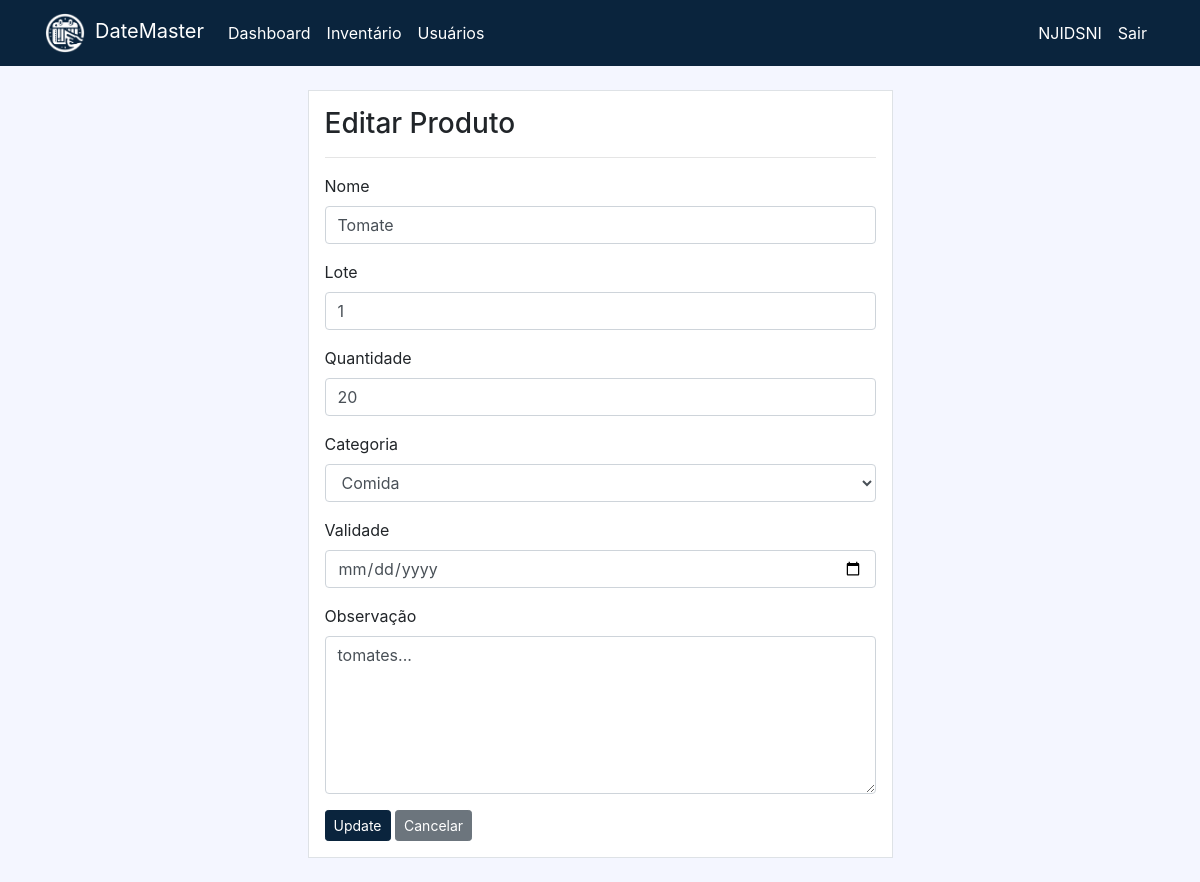
Page /product/update/3/ (signed in) on the committed database.
### dashboard/models.py (models this page shows, shortened)
class Product(models.Model):
    name = models.CharField(max_length=100, null=True, blank=True)
    lot = models.CharField(max_length=20, null=True, blank=True)
    category = models.CharField(max_length=20, choices=CATEGORY, null=True, blank=True)
    quantity = models.PositiveIntegerField(null=False, blank=True)
    expiration_date = models.DateField(null=True, blank=True)
    observation = models.TextField(null=True, blank=True)

### dashboard/views.py (the view)
# urls.py: path('product/update/<int:pk>/', views.product_update, name='dashboard-product-update'),
@login_required
def product_update(request, pk):
    item = Product.objects.get(id=pk)
    if request.method == 'POST':
        form = ProductForm(request.POST, instance=item)
        if form.is_valid():
            form.save()
            return redirect('dashboard-product')
    else:
        form = ProductForm(instance=item)
    context = {
        'form': form,
    }
    return render(request, 'dashboard/product_update.html', context)

### dashboard/forms.py
class ProductForm(forms.ModelForm):
    class Meta:
        model = Product
        fields = ('name', 'lot', 'quantity', 'category', 'expiration_date', 'observation')
        labels = {
            'name': 'Nome',
            'lot': 'Lote',
            'quantity': 'Quantidade',
            'category': 'Categoria',
            'expiration_date': 'Validade',
            'observation': 'Observação',
        }
        widgets = {
            'expiration_date': forms.DateInput(attrs={'type': 'date'}),
            'observation': forms.Textarea(attrs={'rows': 6, 'cols': 15}),
        }

### templates/dashboard/product_update.html (shortened to what this page needs)
{% extends 'partials/base.html' %}
{% load crispy_forms_tags %}
{% block content %}
<div class="row my-4">
    <div class="col-md-6 offset-md-3">
        <div class="border p-3 bg-white">
            <h3>Editar Produto</h3>
            <hr>
            <form method="POST">
                {{ form | crispy}}
                <input class="btn btn-info btn-sm" type="submit" value="Update">
                <a class="btn btn-secondary btn-sm" href="{% url 'dashboard-product' %}">Cancelar</a>
            </form>
        </div>
    </div>
</div>
{% endblock %}

### templates/partials/nav.html (shortened to what this page needs)
<nav class="navbar navbar-expand-lg navbar-info bg-info color-custom">
    {% if user.is_authenticated %}
  <div class="container">
    <a class="navbar-brand text-white" href="{% url 'dashboard-index' %}"><img src="/media/site/logo_white.png" width="40" height="40" style="margin-right: 10px;">DateMaster</a>
    <div class="collapse navbar-collapse" id="navbarSupportedContent">
        {% if user.is_authenticated and user.is_staff and user.is_superuser %}
        <ul class="navbar-nav mr-auto">
            <li class="nav-item active">
                <a class="nav-link text-white" href="{% url 'dashboard-index' %}">Dashboard </a>
            </li>
			<li class="nav-item active">
                <a class="nav-link text-white" href="{% url 'dashboard-product' %}">Inventário </a>
            </li>
			<li class="nav-item active">
                <a class="nav-link text-white" href="{% url 'dashboard-staff' %}">Usuários </a>
            </li>
        </ul>
        {% endif %}
        <ul class="navbar-nav ml-auto">
            {% if user.is_authenticated and user.is_staff and user.is_superuser %}
            <li class="nav-item active">
                <a class="nav-link text-white" href="{% url 'user-profile' %}">{{user.username}} </a>
            </li>
            {% endif %}
            <li class="nav-item">
                <a class="nav-link text-white" href="{% url 'user-logout' %}">Sair</a>
            </li>
        </ul>
        {% endif %}
    </div>
  </div>
</nav>

### static/style.css (style rules this page uses)
body { background: #f4f6ff; }
.btn-info { background-color: #0a243d !important; border-color: #0a243d !important; }
.color-custom { background-color: #0a243d !important; border-color: #0a243d !important; }

### rows in the picture
Product: name "Tomate", lot "1", quantity "20", category "Comida", observation "tomates..."

### other values in the picture
{{ user.username }} "NJIDSNI"
